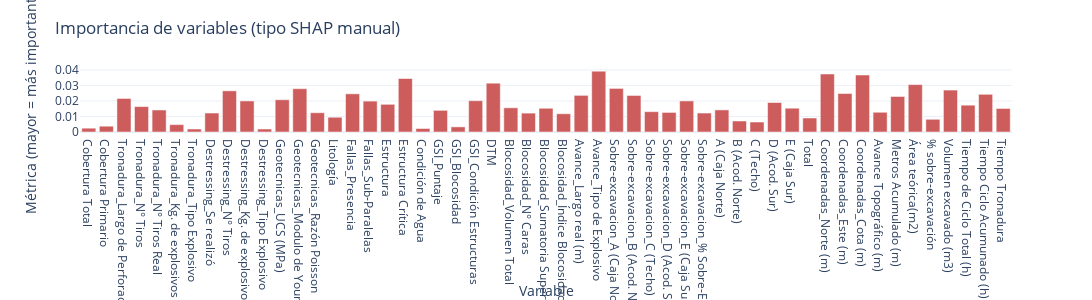
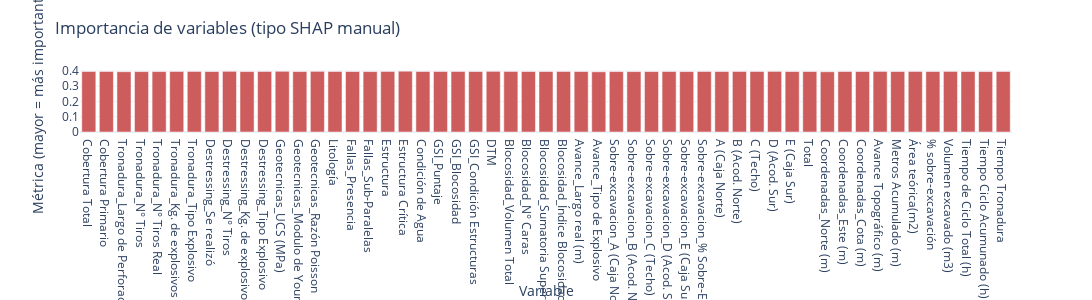
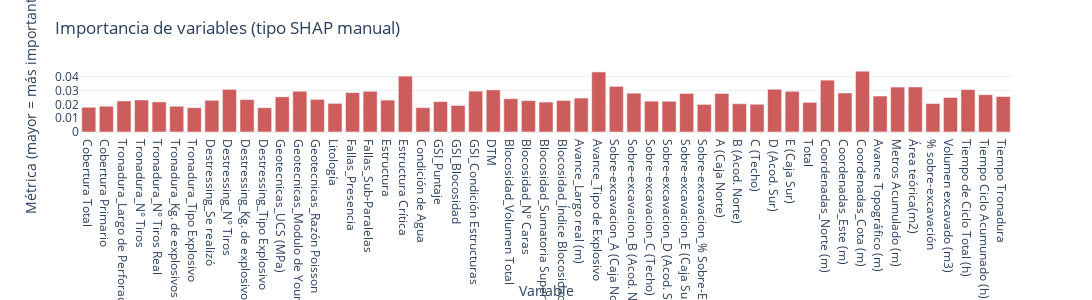

These figures' notebook cell, in order:
### Code cell
# Lista de modelos y los kwargs específicos de cada uno
modelos_explain = [
    # (ClaseModelo, nombre en latest_files, kwargs extra)
    (FeedForwardNetwork_opt, 'FeedForward', {}),
    (TabNetNetwork_opt, 'TabNet', {}),
    (MixtureDensityNetworks_opt, 'MDN', {'n_components': 5}),
    (BayesianNN_opt, 'BayesianNN', {}),
    (MonteCarloDropoutNetwork_opt, 'MonteCarloDropout', {})
]

for clase_modelo, nombre_archivo, kwargs in modelos_explain:
    print(f"⏩ SHAP manual para {nombre_archivo}:")
    try:
        run_explainability(
            clase_modelo,
            latest_files.get(nombre_archivo),
            X_train_np,
            y_train_np,
            input_vars,
            DEVICE,
            metric_fn,
            hidden_dim,
            **kwargs  # Esto agrega n_components si corresponde, vacío si no
        )
    except Exception as e:
        print(f"Error al ejecutar SHAP manual para {nombre_archivo}: {e}")
        traceback.print_exc()  # Esto imprime el stacktrace completo

        continue

### Figure 1 — Plotly figure (JSON) as saved in the notebook; plotly's stock layout.template omitted (floating-point values rounded to 4 significant figures)
{"data": [{"marker": {"color": "indianred"}, "type": "bar", "x": ["Cobertura Total", "Cobertura Primario", "Tronadura_Largo de Perforación (m)", "Tronadura_N° Tiros", "Tronadura_N° Tiros Real", "Tronadura_Kg. de explosivos tronadura", "Tronadura_Tipo Explosivo", "Destressing_Se realizó", "Destressing_N° Tiros", "Destressing_Kg. de explosivos", "Destressing_Tipo Explosivo", "Geotecnicas_UCS (MPa)", "Geotecnicas_Modulo de Young (GPa)", "Geotecnicas_Razón Poisson", "Litología", "Fallas_Presencia", "Fallas_Sub-Paralelas", "Estructura", "Estructura Crítica", "Condición de Agua", "GSI_Puntaje", "GSI_Blocosidad", "GSI_Condición Estructuras", "DTM", "Blocosidad_Volumen Total", "Blocosidad_N° Caras", "Blocosidad_Sumatoria Superficie", "Blocosidad_Índice Blocosidad", "Avance_Largo real (m)", "Avance_Tipo de Explosivo", "Sobre-excavacion_A (Caja Norte)", "Sobre-excavacion_B (Acod. Norte)", "Sobre-excavacion_C (Techo)", "Sobre-excavacion_D (Acod. Sur)", "Sobre-excavacion_E (Caja Sur)", "Sobre-excavacion_% Sobre-Excavación", "A (Caja Norte)", "B (Acod. Norte)", "C (Techo)", "D (Acod. Sur)", "E (Caja Sur)", "Total", "Coordenadas_Norte (m)", "Coordenadas_Este (m)", "Coordenadas_Cota (m)", "Avance Topográfico (m)", "Metros Acumulado (m)", "Área teórica(m2)", "% sobre-excavación", "Volumen excavado (m3)", "Tiempo de Ciclo Total (h)", "Tiempo Ciclo Acumunado (h)", "Tiempo Tronadura"], "y": [0.002461, 0.003739, 0.02161, 0.01638, 0.01417, 0.004747, 0.001921, 0.01223, 0.02652, 0.02002, 0.001921, 0.02079, 0.02791, 0.01242, 0.009504, 0.0246, 0.01991, 0.01784, 0.03446, 0.002254, 0.01396, 0.003304, 0.02017, 0.03145, 0.01559, 0.01217, 0.0153, 0.01175, 0.0236, 0.03918, 0.02809, 0.02355, 0.0131, 0.01261, 0.02003, 0.01222, 0.01423, 0.007095, 0.006431, 0.019, 0.01534, 0.009044, 0.0374, 0.0248, 0.03673, 0.01272, 0.02289, 0.03055, 0.008192, 0.02702, 0.01729, 0.02429, 0.01516]}], "layout": {"height": 300, "title": {"text": "Importancia de variables (tipo SHAP manual)"}, "width": 1200, "xaxis": {"title": {"text": "Variable"}}, "yaxis": {"title": {"text": "Métrica (mayor = más importante)"}}}}

### Figure 2 — Plotly figure (JSON) as saved in the notebook; plotly's stock layout.template omitted (floating-point values rounded to 4 significant figures)
{"data": [{"marker": {"color": "indianred"}, "type": "bar", "x": ["Cobertura Total", "Cobertura Primario", "Tronadura_Largo de Perforación (m)", "Tronadura_N° Tiros", "Tronadura_N° Tiros Real", "Tronadura_Kg. de explosivos tronadura", "Tronadura_Tipo Explosivo", "Destressing_Se realizó", "Destressing_N° Tiros", "Destressing_Kg. de explosivos", "Destressing_Tipo Explosivo", "Geotecnicas_UCS (MPa)", "Geotecnicas_Modulo de Young (GPa)", "Geotecnicas_Razón Poisson", "Litología", "Fallas_Presencia", "Fallas_Sub-Paralelas", "Estructura", "Estructura Crítica", "Condición de Agua", "GSI_Puntaje", "GSI_Blocosidad", "GSI_Condición Estructuras", "DTM", "Blocosidad_Volumen Total", "Blocosidad_N° Caras", "Blocosidad_Sumatoria Superficie", "Blocosidad_Índice Blocosidad", "Avance_Largo real (m)", "Avance_Tipo de Explosivo", "Sobre-excavacion_A (Caja Norte)", "Sobre-excavacion_B (Acod. Norte)", "Sobre-excavacion_C (Techo)", "Sobre-excavacion_D (Acod. Sur)", "Sobre-excavacion_E (Caja Sur)", "Sobre-excavacion_% Sobre-Excavación", "A (Caja Norte)", "B (Acod. Norte)", "C (Techo)", "D (Acod. Sur)", "E (Caja Sur)", "Total", "Coordenadas_Norte (m)", "Coordenadas_Este (m)", "Coordenadas_Cota (m)", "Avance Topográfico (m)", "Metros Acumulado (m)", "Área teórica(m2)", "% sobre-excavación", "Volumen excavado (m3)", "Tiempo de Ciclo Total (h)", "Tiempo Ciclo Acumunado (h)", "Tiempo Tronadura"], "y": [0.3965, 0.3966, 0.395, 0.3958, 0.396, 0.3967, 0.3966, 0.3961, 0.3975, 0.396, 0.3966, 0.3978, 0.396, 0.3973, 0.3965, 0.3962, 0.3959, 0.3966, 0.3983, 0.3966, 0.3965, 0.3965, 0.3962, 0.3974, 0.3968, 0.3963, 0.3963, 0.3965, 0.3962, 0.3944, 0.396, 0.3957, 0.3961, 0.3964, 0.396, 0.3965, 0.3964, 0.3966, 0.3965, 0.3971, 0.3961, 0.3962, 0.3947, 0.3964, 0.3962, 0.397, 0.3963, 0.3967, 0.3964, 0.3969, 0.3963, 0.3958, 0.3965]}], "layout": {"height": 300, "title": {"text": "Importancia de variables (tipo SHAP manual)"}, "width": 1200, "xaxis": {"title": {"text": "Variable"}}, "yaxis": {"title": {"text": "Métrica (mayor = más importante)"}}}}

### Figure 3 — Plotly figure (JSON) as saved in the notebook; plotly's stock layout.template omitted (floating-point values rounded to 4 significant figures)
{"data": [{"marker": {"color": "indianred"}, "type": "bar", "x": ["Cobertura Total", "Cobertura Primario", "Tronadura_Largo de Perforación (m)", "Tronadura_N° Tiros", "Tronadura_N° Tiros Real", "Tronadura_Kg. de explosivos tronadura", "Tronadura_Tipo Explosivo", "Destressing_Se realizó", "Destressing_N° Tiros", "Destressing_Kg. de explosivos", "Destressing_Tipo Explosivo", "Geotecnicas_UCS (MPa)", "Geotecnicas_Modulo de Young (GPa)", "Geotecnicas_Razón Poisson", "Litología", "Fallas_Presencia", "Fallas_Sub-Paralelas", "Estructura", "Estructura Crítica", "Condición de Agua", "GSI_Puntaje", "GSI_Blocosidad", "GSI_Condición Estructuras", "DTM", "Blocosidad_Volumen Total", "Blocosidad_N° Caras", "Blocosidad_Sumatoria Superficie", "Blocosidad_Índice Blocosidad", "Avance_Largo real (m)", "Avance_Tipo de Explosivo", "Sobre-excavacion_A (Caja Norte)", "Sobre-excavacion_B (Acod. Norte)", "Sobre-excavacion_C (Techo)", "Sobre-excavacion_D (Acod. Sur)", "Sobre-excavacion_E (Caja Sur)", "Sobre-excavacion_% Sobre-Excavación", "A (Caja Norte)", "B (Acod. Norte)", "C (Techo)", "D (Acod. Sur)", "E (Caja Sur)", "Total", "Coordenadas_Norte (m)", "Coordenadas_Este (m)", "Coordenadas_Cota (m)", "Avance Topográfico (m)", "Metros Acumulado (m)", "Área teórica(m2)", "% sobre-excavación", "Volumen excavado (m3)", "Tiempo de Ciclo Total (h)", "Tiempo Ciclo Acumunado (h)", "Tiempo Tronadura"], "y": [0.01787, 0.01865, 0.02241, 0.02312, 0.02173, 0.01862, 0.01758, 0.0229, 0.03079, 0.02345, 0.01758, 0.02544, 0.02944, 0.02358, 0.02067, 0.02848, 0.0294, 0.02307, 0.04035, 0.01762, 0.02194, 0.01918, 0.02949, 0.03045, 0.02406, 0.02268, 0.02161, 0.02279, 0.02454, 0.04341, 0.03294, 0.02806, 0.02228, 0.02223, 0.02788, 0.01993, 0.02782, 0.02043, 0.02005, 0.03091, 0.0294, 0.02142, 0.03747, 0.02818, 0.04392, 0.02597, 0.03246, 0.03253, 0.02055, 0.02496, 0.03063, 0.02697, 0.02565]}], "layout": {"height": 300, "title": {"text": "Importancia de variables (tipo SHAP manual)"}, "width": 1200, "xaxis": {"title": {"text": "Variable"}}, "yaxis": {"title": {"text": "Métrica (mayor = más importante)"}}}}
